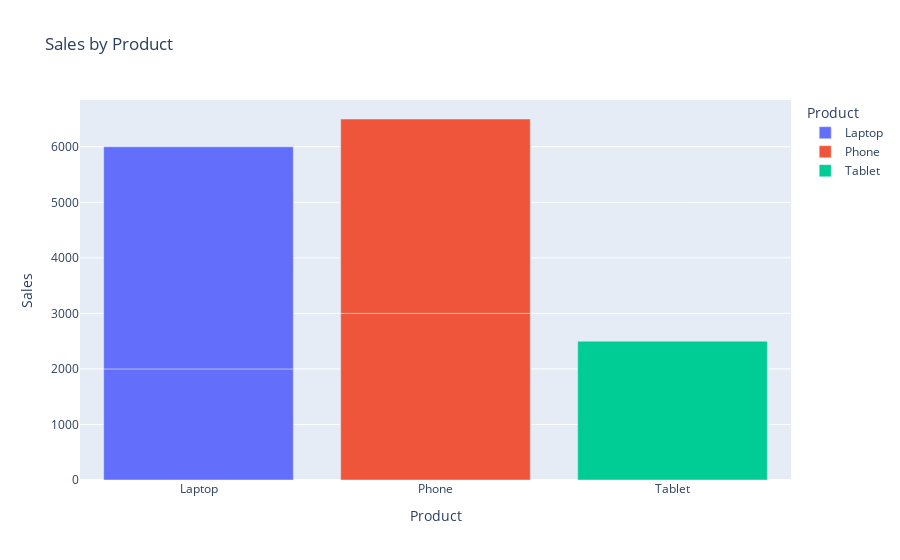

Notebook code cell kept with this figure:
### Code cell
fig = px.bar(df,
             x="Product",
             y="Sales",
             color="Product",
             title="Sales by Product")

fig.show()

### Figure 1 — Plotly figure (JSON) as saved in the notebook; plotly's stock layout.template omitted (floating-point values rounded to 4 significant figures)
{"data": [{"hovertemplate": "Product=%{x}<br>Sales=%{y}<extra></extra>", "legendgroup": "Laptop", "marker": {"color": "#636efa", "pattern": {"shape": ""}}, "name": "Laptop", "orientation": "v", "showlegend": true, "textposition": "auto", "type": "bar", "x": ["Laptop", "Laptop"], "xaxis": "x", "y": [2000, 4000], "yaxis": "y"}, {"hovertemplate": "Product=%{x}<br>Sales=%{y}<extra></extra>", "legendgroup": "Phone", "marker": {"color": "#EF553B", "pattern": {"shape": ""}}, "name": "Phone", "orientation": "v", "showlegend": true, "textposition": "auto", "type": "bar", "x": ["Phone", "Phone"], "xaxis": "x", "y": [3000, 3500], "yaxis": "y"}, {"hovertemplate": "Product=%{x}<br>Sales=%{y}<extra></extra>", "legendgroup": "Tablet", "marker": {"color": "#00cc96", "pattern": {"shape": ""}}, "name": "Tablet", "orientation": "v", "showlegend": true, "textposition": "auto", "type": "bar", "x": ["Tablet"], "xaxis": "x", "y": [2500], "yaxis": "y"}], "layout": {"barmode": "relative", "legend": {"title": {"text": "Product"}, "tracegroupgap": 0}, "title": {"text": "Sales by Product"}, "xaxis": {"anchor": "y", "categoryarray": ["Laptop", "Phone", "Tablet"], "categoryorder": "array", "domain": [0, 1], "title": {"text": "Product"}}, "yaxis": {"anchor": "x", "domain": [0, 1], "title": {"text": "Sales"}}}}
